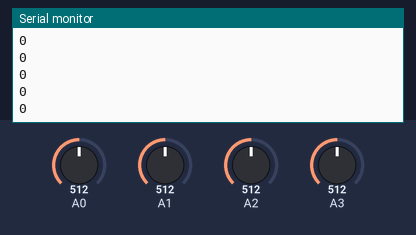
The sketch below on a simulated Arduino Uno, built with avr-gcc and run on an emulated ATmega328P. Parts: the last lines printed to the serial monitor. Inputs (shaded band) come from the test bench; at power-on: A1 = 512, A2 = 512, A0 = 512, A3 = 512.

Above: at 1.2 s.
1.3 s: A1 set to 30
At 2.4 s:
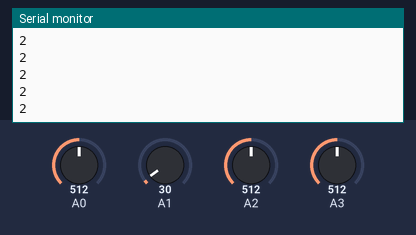
2.8 s: A2 set to 30
At 3.7 s:
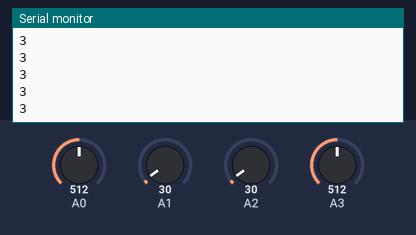
4.3 s: A1 set to 306
At 4.8 s:
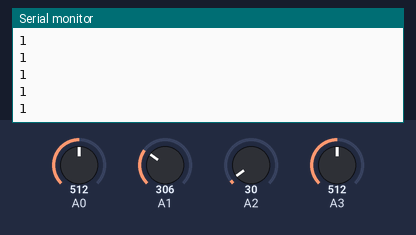
Timing chart, 0 to 7.3 s (numbered marks = the images above; inputs shaded):
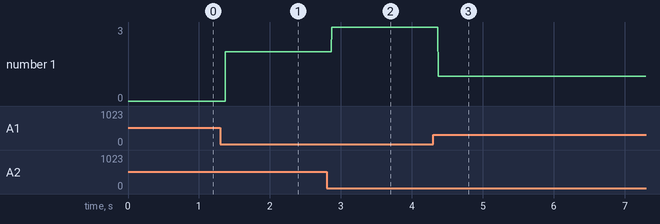

The sketch:

Sensorprogram.ino
```cpp
int sensorData;
int sensorLeft = A0;
int sensorMidLeft = A1;
int sensorMidRight = A2;
int sensorRight = A3;
int leftValue = B0;
int midLeftValue = B0;
int midRightValue = B0;
int rightValue = B0;

int midValues = 0;
int sideValues = 0;
int blackWhiteSwitch = 300;


int sensorRead(int sensorPin){
  sensorData = analogRead(sensorPin);
  if(sensorData <= blackWhiteSwitch){
    return B1;
  }
  else{
    return B0;
  }
}

void setup() {
  // put your setup code here, to run once:

Serial.begin(9600);

}

void loop() {
  // put your main code here, to run repeatedly:
  midLeftValue = sensorRead(sensorMidLeft);
  midRightValue = sensorRead(sensorMidRight);

  leftValue = sensorRead(sensorLeft);
  rightValue = sensorRead(sensorRight);

  midValues = (midLeftValue<<1) + midRightValue;

  switch(midValues){

    case B11:
      //move forward
      break;

    case B10:
      //Move left
      break;

    case B01:
      //Move Right
      break;

    case B00:
      //Panic mode
      sideValues = (leftValue<<1) + rightValue;

      switch(sideValues){
              case B11:
                //lol idk
                break;

              case B10:
                //lol idk
                break;

              case B01:
                //lol idk
                break;

              case B00:
                //MEGAPANIC
                break;

              default:
                break;

      }
      break;

    default:
      break;
    }

  Serial.println(midValues);

}
```

Measured:
- after the input at 1.3 s, the serial monitor: prints a new line after 0.07 s (image 1)
- after the input at 2.8 s, the serial monitor: prints a new line after 0.07 s (image 2)
- after the input at 4.3 s, the serial monitor: prints a new line after 0.07 s (image 3)
- plotted number 1: 0 → 2 after the input at 1.3 s, 2 → 3 after the input at 2.8 s, 3 → 1 after the input at 4.3 s
